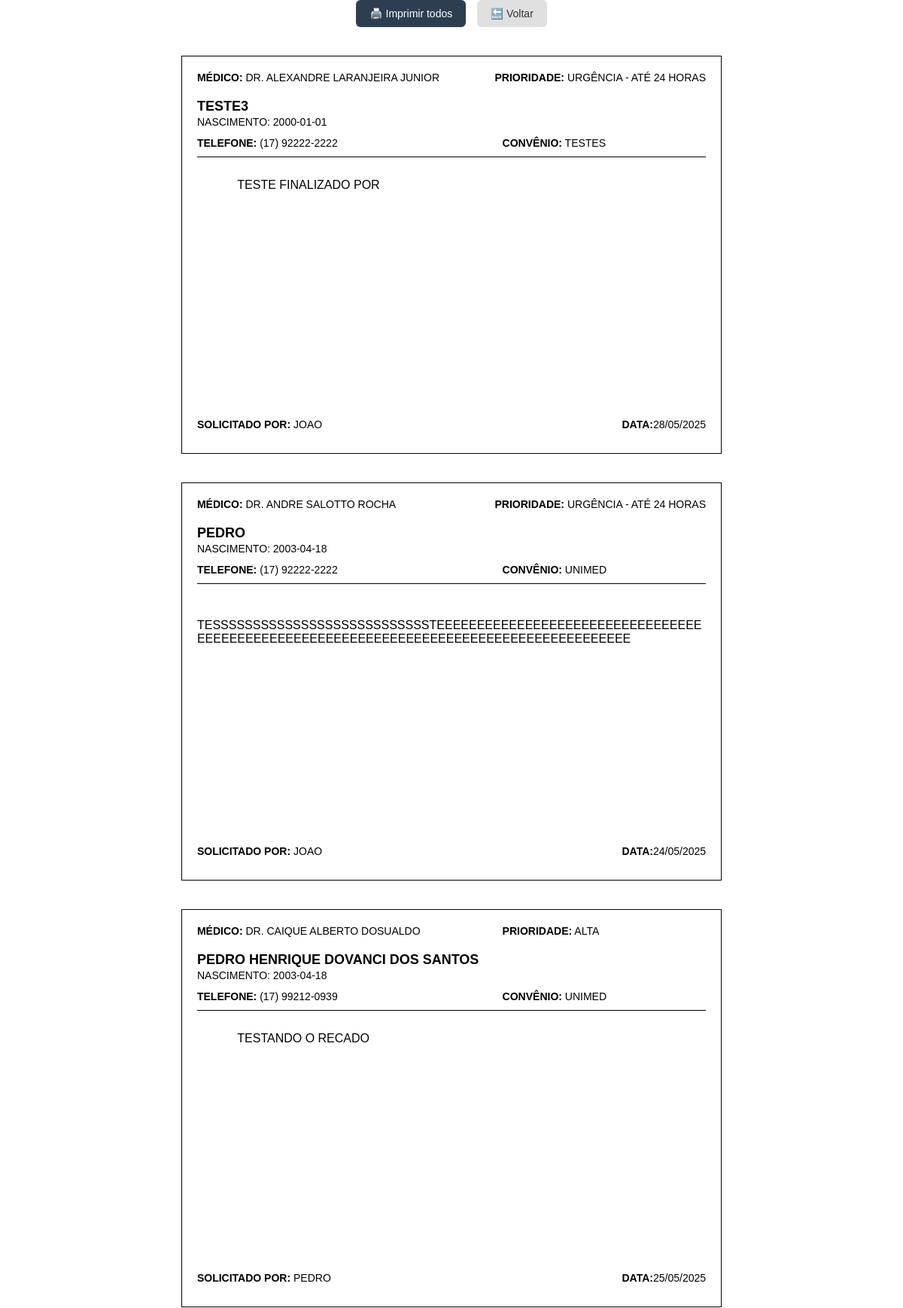
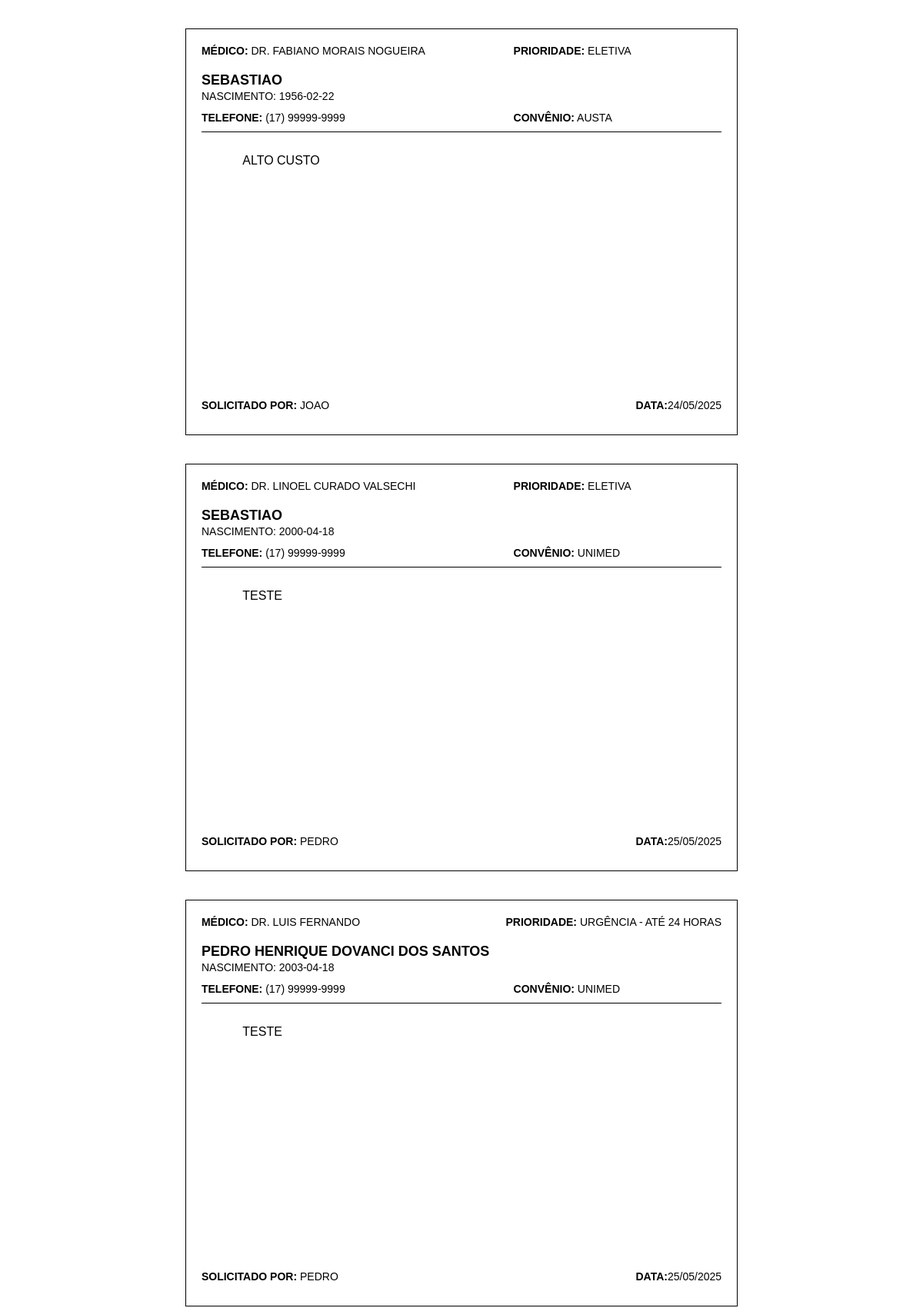
/imprimir/finalizado (upper part), run on the app's committed database (2 pictures, top to bottom).
### tables this page shows
CREATE TABLE recados (
            id INTEGER PRIMARY KEY AUTOINCREMENT,
            medico TEXT NOT NULL,
            prioridade TEXT NOT NULL,
            nome_paciente TEXT NOT NULL,
            data_nascimento TEXT NOT NULL,
            telefone TEXT NOT NULL,
            convenio TEXT,
            descricao TEXT,
            status TEXT DEFAULT 'pendente',
            usuario TEXT NOT NULL,
            data_cadastro TEXT NOT NULL
        , finalizado_por TEXT);

### app.py (the view)
@app.route('/imprimir/<status>')
def imprimir(status):
    conexao = conectar_banco()
    cursor = conexao.cursor()
    cursor.execute('SELECT * FROM recados WHERE status = ? ORDER BY medico, prioridade', (status,))
    recados = cursor.fetchall()
    conexao.close()
    return render_template('imprimir_lista.html', recados=recados)

### app.py (called while the page is built)
def conectar_banco():
    conexao = sqlite3.connect('recados.db')
    conexao.row_factory = sqlite3.Row
    return conexao

@app.template_filter('format_data')
def formatar_data_br(data_str):
    try:
        data_obj = datetime.strptime(data_str, '%Y-%m-%d %H:%M:%S')
        return data_obj.strftime('%d/%m/%Y')
    except:
        return data_str  # fallback caso a string esteja mal formatada

### templates/imprimir_lista.html (shortened to what this page needs)
<!DOCTYPE html>
<html lang="pt-br">
<head>
    <link rel="stylesheet" href="{{ url_for('static', filename='css/imprimir_lista.css') }}">
</head>
<body>
    <div class="no-print botoes-topo">
        <button onclick="window.print()" class="btn-imprimir-topo">🖨️ Imprimir todos</button>
        <a href="{{ url_for('listar') }}" class="btn-voltar-topo">🔙 Voltar</a>
    </div>
    {% for recado in recados %}
        <div class="recado">
        <div class="linha-topo">
            <span class="campo"><strong>Médico:</strong> {{ recado['medico'] }}</span>
            <span class="campo"><strong>Prioridade:</strong> {{ recado['prioridade'] }}</span>
        </div>
        <div class="paciente">{{ recado['nome_paciente'] }}</div>
        <div class="subinfo">Nascimento: {{ recado['data_nascimento'] }}</div>
        <div class="linha-meio">
            <span class="campo"><strong>Telefone:</strong> {{ recado['telefone'] }}</span>
            <span class="campo"><strong>Convênio:</strong> {{ recado['convenio'] }}</span>
        </div>
        <div class="descricao">
            {{ recado['descricao'] }}
        </div>
        <div class="linha-rodape">
            <span>
                <strong>Solicitado por:</strong> {{ recado['usuario'] }}
            </span>
            <span>
                <strong>Data:</strong>{{ recado['data_cadastro']|format_data }}
            </span>
        </div>
        </div>
    {% endfor %}
</body>
</html>

### static/css/imprimir_lista.css (style rules this page uses)
body { font-family: Arial, sans-serif; margin: 0; padding: 0; }
.recado { width: 19cm; height: 14cm; margin: 1cm auto; padding: 20px; border: 1px solid #000; page-break-after: always; box-sizing: border-box; display: flex; flex-direction: column; justify-content: space-between; text-transform: uppercase; }
.linha-topo, .linha-meio, .linha-rodape { display: flex; justify-content: space-between; font-size: 14px; margin-bottom: 10px; }
.paciente { font-size: 18px; font-weight: bold; text-align: left; margin: 10px 0 2px 0; }
.subinfo { font-size: 14px; text-align: left; margin-bottom: 12px; }
.descricao { font-size: 16px; border-top: 1px solid #000; padding-top: 10px; white-space: pre-wrap; flex-grow: 1; margin-bottom: 10px; word-wrap: break-word; overflow-wrap: break-word; }
.campo { display: inline-block; min-width: 40%; }
.botoes-topo { text-align: center; margin-bottom: 20px; }
.btn-imprimir-topo { padding: 10px 18px; font-size: 14px; background-color: #2c3e50; color: white; border: none; border-radius: 6px; cursor: pointer; margin-right: 10px; }
.btn-voltar-topo { padding: 10px 18px; font-size: 14px; text-decoration: none; background-color: #e0e0e0; color: #333; border-radius: 6px; transition: background-color 0.3s ease; }

### data on the page
recados: medico "DR. ALEXANDRE LARANJEIRA JUNIOR", prioridade "URGÊNCIA - ATÉ 24 HORAS", nome_paciente "TESTE3", data_nascimento "2000-01-01", telefone "(17) 92222-2222", convenio "TESTES", descricao "TESTE FINALIZADO POR", usuario "JOAO", data_cadastro "28/05/2025"
recados: medico "DR. ANDRE SALOTTO ROCHA", prioridade "URGÊNCIA - ATÉ 24 HORAS", nome_paciente "PEDRO", data_nascimento "2003-04-18", telefone "(17) 92222-2222", convenio "UNIMED", descricao "TESSSSSSSSSSSSSSSSSSSSSSSSSSSTEEEEEEEEEEEEEEEEEEEEEEEEEEEEEEEEEEEEEEEEEEEEEEEEEEEEEEEEEEEEEEEEEEEEEEEEEEEEEEEEEEEEEEE", usuario "JOAO", data_cadastro "24/05/2025"
recados: medico "DR. CAIQUE ALBERTO DOSUALDO", prioridade "ALTA", nome_paciente "PEDRO HENRIQUE DOVANCI DOS SANTOS", data_nascimento "2003-04-18", telefone "(17) 99212-0939", convenio "UNIMED", descricao "TESTANDO O RECADO", usuario "PEDRO", data_cadastro "25/05/2025"
recados: medico "DR. FABIANO MORAIS NOGUEIRA", prioridade "ELETIVA", nome_paciente "SEBASTIAO", data_nascimento "1956-02-22", telefone "(17) 99999-9999", convenio "AUSTA", descricao "ALTO CUSTO", usuario "JOAO", data_cadastro "24/05/2025"
recados: medico "DR. LINOEL CURADO VALSECHI", prioridade "ELETIVA", nome_paciente "SEBASTIAO", data_nascimento "2000-04-18", telefone "(17) 99999-9999", convenio "UNIMED", descricao "TESTE", usuario "PEDRO", data_cadastro "25/05/2025"
recados: medico "DR. LUIS FERNANDO", prioridade "URGÊNCIA - ATÉ 24 HORAS", nome_paciente "PEDRO HENRIQUE DOVANCI DOS SANTOS", data_nascimento "2003-04-18", telefone "(17) 99999-9999", convenio "UNIMED", descricao "TESTE", usuario "PEDRO", data_cadastro "25/05/2025"
